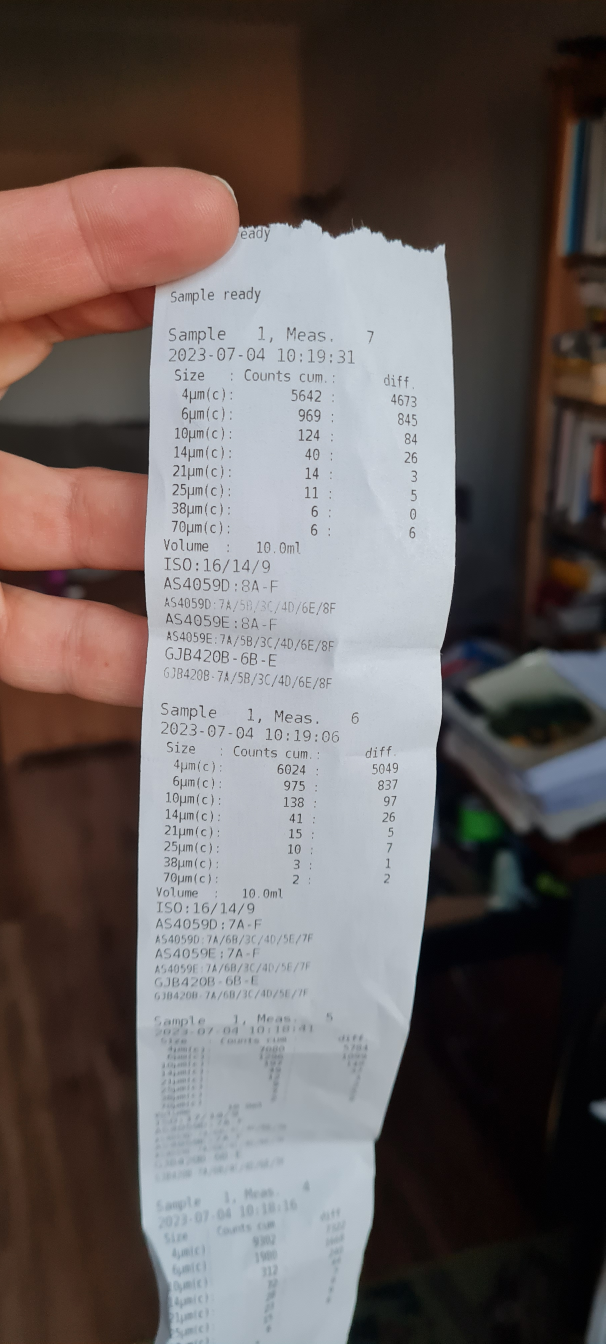
#> input picture s03_home_day.jpg, 1816 x 4032 px (shown at 1/3 size)
$ jupyter execute lab_assistant_day_light.ipynb
#> lines starting #> are read from the running program, lines starting #| are printed output that depends on the picture; after the words box and inside, x2 and y2 are one past the last pixel; in counts of white or black regions, pixels touching at a corner belong together
[cell 1]
# Image scenerio : Day Light - finished -

[cell 2]
# Library preparation
import cv2
import numpy as np
import matplotlib.pyplot as plt

from skimage import data, filters
from scipy import fftpack

[cell 3]
# loading sample - Day Light
img1 = cv2.imread('s03_home_day.jpg')
#> img1 is the input picture: shape (4032, 1816, 3); mean B, G, R 96.5, 97.9, 106.2

[cell 4]
# Image scaling

# [11 lines left out: function image_dimensions_check, not called in this run]

def image_rescale(img):
    # write rescaling code here
    height, width = img.shape[:2]
    # Desired width
    new_width = 1000
    if width > new_width:
        # Calculate the scaling factor
        scaling_factor = new_width / width
        # Calculate the new height while maintaining aspect ratio
        new_height = int(height * scaling_factor)
        # Rescale the image
        rescaled_img = cv2.resize(img, (new_width, new_height))
        return rescaled_img
    else:
        # If width is already less than or equal to 1000, return the original image
        return img

[cell 5]
# Base image transfering functions

# Transfering samples to gray colors
def image_to_gray(img):
    """
    Transfer given image to gray

    Parameters:
    img (ndarray): Image

    Returns:
    ndarray: Image converted to gray scale
    """
    return cv2.cvtColor(img, cv2.COLOR_BGR2GRAY)

# Transfer image to binary image
def image_to_binary(img):
    """
    Transfer given image to binary image

    Parameters:
    img (ndarray): Image

    Returns:
    ndarray: Image converted to binary image
    """
    _, binary_img = cv2.threshold(img, 127,255, cv2.THRESH_BINARY)
    return binary_img

# Gamma correction
def image_gamma_correction(img, c, gamma):
    """
    Add gamma correction to given image

    Parameters:
    img (ndarray): Input image as a numpy array, where pixel values range from 0 to 255.
    c (float): Constant multiplier, typically set to 1 for standard gamma correction.
    gamma (float): Gamma value for the correction. Values >1 darken the image, while values <1 lighten it.

    Returns:
    ndarray: Gamma corrected image with pixel values ranging form 0 to 255.
    """
#> called with c = 2, gamma = 1
    img_corrected = c * (img / 255.0) ** gamma
    img_corrected = np.clip(img_corrected * 255.0, 0, 255).astype(np.uint8)
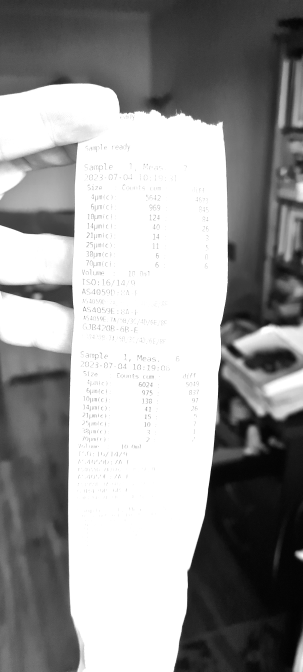
#> img_corrected: shape (4032, 1816) (shown at 1/6 size); min 0, max 255, mean 153.9
    return img_corrected

[cell 6]
# Image filtering functions

# Butterworth filter
def butterworth_filter(image, cutoff, order):
    """
    Apply a Butterworth lowpass filter to an image.

    Parameters:
    image (ndarray): Input image.
    cutoff (float): Cutoff frequency.
    order (int): Order of the filter.

    Returns: ndarray: Filtered image.
    """
    rows, cols = image.shape
    crow, ccol = rows // 2, cols // 2

    # FFT
    dft = fftpack.fftshift(fftpack.fft2(image))

    # Create Butterworth filter
    u = np.arange(-ccol, ccol)
    v = np.arange(-crow, crow)
    U, V = np.meshgrid(u, v)
    D = np.sqrt(U**2 + V**2)
    H = 1 / (1 + (D / cutoff)**(2 * order))
    # Apply filter in frequency domain
    dft_filtered = dft * H
    # Inverse FFT to get the image back
    filtered_img = np.abs(fftpack.ifft2(fftpack.ifftshift(dft_filtered)))

    return filtered_img

# Gausse filter
def gausse_filter(img, sigma):
    """
    Filter image by Gausse filration

    Parameters:
    img (ndarray): Input image.
    sigma (float): Standard deviation of the Gaussian noise.

    Returns: ndarray: Image with Gausse filtration added.
    """
    filtered_img = cv2.GaussianBlur(img, (0, 0), sigma)
    return filtered_img

# Median filter
def median_filter(img, window):
    """
    Filter image by median filration

    Parameters:
    img (ndarray): Input image.
    window (int): window size [window x window]

    Returns: ndarray: Image with median filtration added.
    """
    median_filtrated_img = cv2.medianBlur(img, window)
    return median_filtrated_img

[cell 7]
# This is place to perform image processing

# image to gray
img1_gray = image_to_gray(img1)

# transfer image with gamma correction
img1_gamma1 = image_gamma_correction(img1_gray, 2, 1)
img1_gamma2 = image_gamma_correction(img1_gray, 2, 2)
img1_gamma3 = image_gamma_correction(img1_gray, 15, 10)

[cell 8]
# Show filtered images
plt.figure(figsize=(15, 10))
plt.subplot(1, 4, 1), plt.imshow(img1_gray, cmap='gray'), plt.title('Orginal image')
plt.subplot(1, 4, 2), plt.imshow(img1_gamma1, cmap='gray'), plt.title('Gamma correction1')
plt.subplot(1, 4, 3), plt.imshow(img1_gamma2, cmap='gray'), plt.title('Gamma correction2')
plt.subplot(1, 4, 4), plt.imshow(img1_gamma3, cmap='gray'), plt.title('Gamma correction3')

plt.show()

[cell 9]
# Gamma correction - SUMMARY:
# choose the best gamma here:
img1_gamma_best = img1_gamma3

[cell 10]
# image to binary
img1_binary = image_to_binary(img1_gamma_best)
#> in image_to_binary, `_, binary_img = cv2.threshold(img, 127,255, cv2.THRESH_BINARY)`:
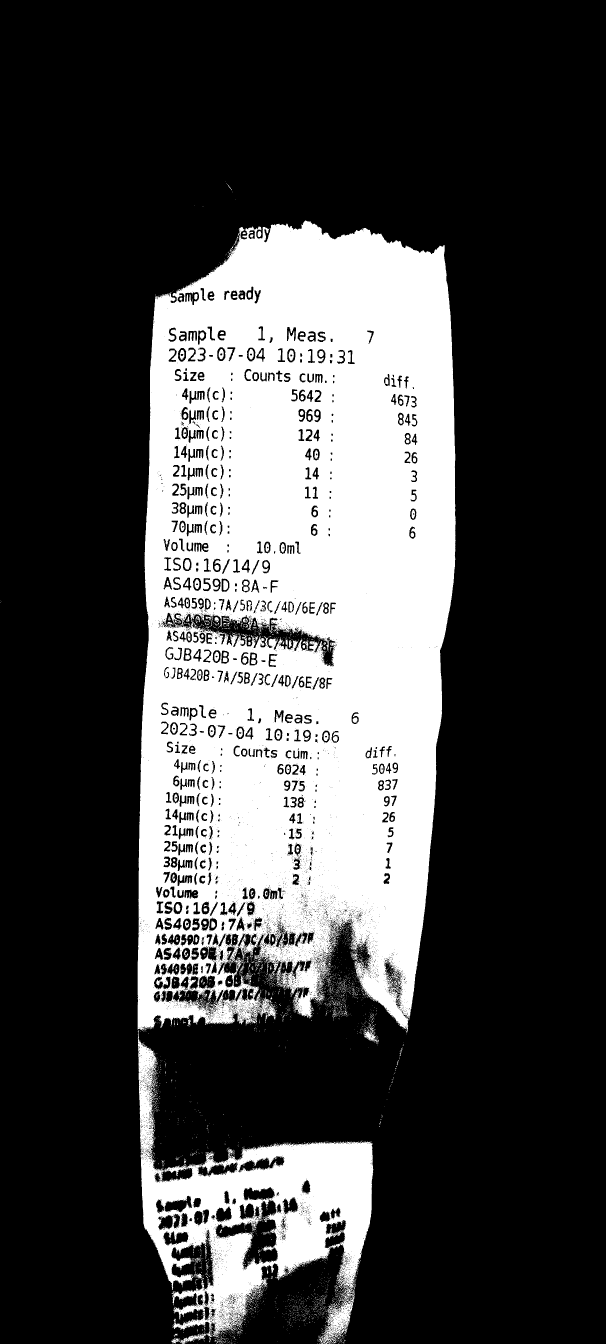
#> binary_img: shape (4032, 1816) (shown at 1/3 size); 27.9% white; 4101 white regions (3828 under 20 px), largest, box (x1, y1, x2, y2) and area: (413, 661, 1367, 3099) 1787779, (413, 3097, 1120, 4032) 222030, (1090, 3093, 1137, 3128) 635
img1_binary_from_base_img = image_to_binary(img1_gray)
#> in image_to_binary (call 2), `_, binary_img = cv2.threshold(img, 127,255, cv2.THRESH_BINARY)`:
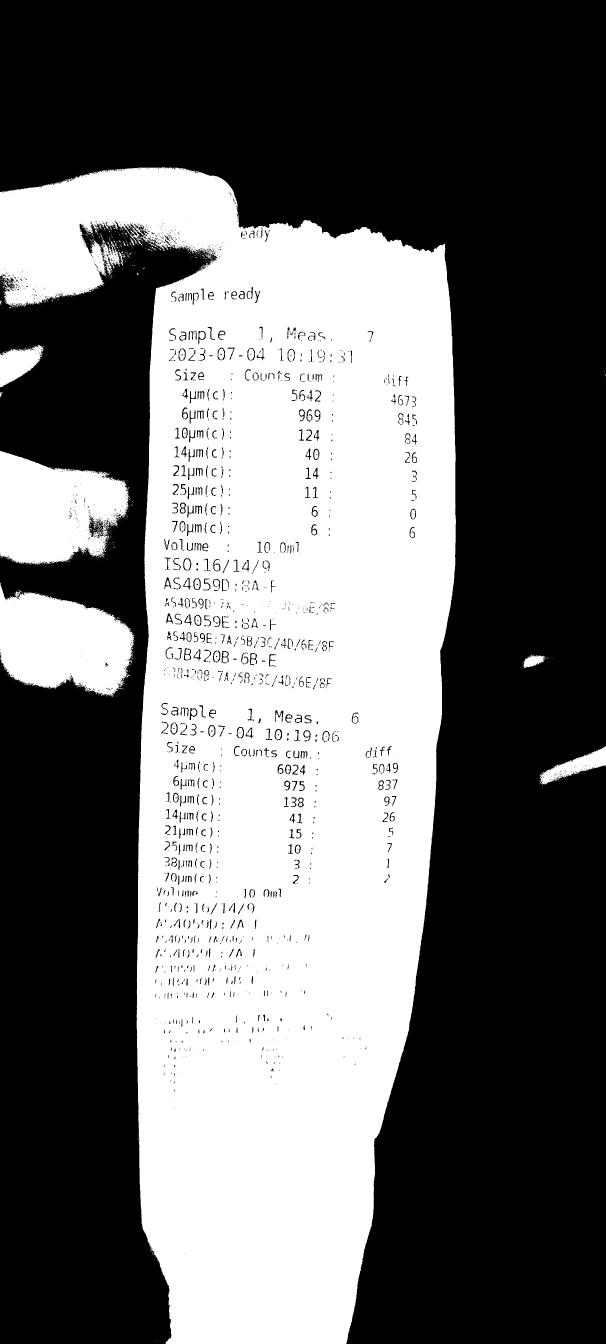
#> binary_img: shape (4032, 1816) (shown at 1/3 size); 42% white; 911 white regions (827 under 20 px), largest, box (x1, y1, x2, y2) and area: (0, 502, 1368, 4032) 2851629, (0, 1352, 391, 1695) 94605, (0, 1748, 403, 2089) 94603

[cell 11]
# Show filtered images
plt.figure(figsize=(15, 10))
plt.subplot(1, 3, 1), plt.imshow(img1_gamma2, cmap='gray'), plt.title('Gamma corrected image')
plt.subplot(1, 3, 2), plt.imshow(img1_binary_from_base_img, cmap='gray'), plt.title('Binary from base image')
plt.subplot(1, 3, 3), plt.imshow(img1_binary, cmap='gray'), plt.title('Binary image')
plt.show()

[cell 12]
# code image GAUSSE filtering tests
img1_gausse_filter1 = gausse_filter(img1_binary, 0.5)
img1_gausse_filter2 = gausse_filter(img1_binary, 1)

# Show GAUSSE filtered images
plt.figure(figsize=(15, 10))
plt.subplot(1, 3, 1), plt.imshow(img1_binary, cmap='gray'), plt.title('Orginal image')
plt.subplot(1, 3, 2), plt.imshow(img1_gausse_filter1, cmap='gray'), plt.title('Gausse correction 1')
plt.subplot(1, 3, 3), plt.imshow(img1_gausse_filter2, cmap='gray'), plt.title('Gausse correction 2')
plt.show()


img1_butterworth_filter = butterworth_filter(img1_binary, 250, 70)

[cell 13]
# code image BUTTERWORTH filtering tests
img1_butterworth_filter1 = butterworth_filter(img1_binary, 250, 70)
img1_butterworth_filter2 = butterworth_filter(img1_binary, 250, 10)
img1_butterworth_filter3 = butterworth_filter(img1_binary, 150, 20)
#> call 4 of butterworth_filter, with cutoff = 150, order = 20
#> in butterworth_filter (call 4), `filtered_img = np.abs(fftpack.ifft2(fftpack.ifftshift(dft_filtered)))`:
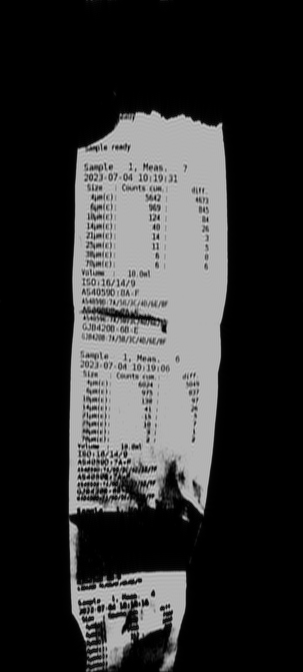
#> filtered_img: shape (4032, 1816) float64 (shown at 1/6 size); min 3.18e-14, max 362.6, mean 71.9; drawn with min black and max white

# Show BUTTERWORTH filtered images
plt.figure(figsize=(15, 10))
plt.subplot(1, 4, 1), plt.imshow(img1_binary, cmap='gray'), plt.title('Orginal image')
plt.subplot(1, 4, 2), plt.imshow(img1_butterworth_filter1, cmap='gray'), plt.title('Butterworth correction 1')
plt.subplot(1, 4, 3), plt.imshow(img1_butterworth_filter2, cmap='gray'), plt.title('Butterworth correction 2')
plt.subplot(1, 4, 4), plt.imshow(img1_butterworth_filter3, cmap='gray'), plt.title('Butterworth correction 3')
plt.show()

[cell 14]
# Butterworth correction - SUMMARY:
# choose the best butterworth img here:
img1_butter_best = img1_butterworth_filter2

[cell 15]
# code image MEDIAN filtering tests
img1_median_filter1 = median_filter(img1_binary, 1)
img1_median_filter2 = median_filter(img1_binary, 5)
img1_median_filter3 = median_filter(img1_binary, 11)

# Show MEDIAN filtered images
plt.figure(figsize=(15, 10))
plt.subplot(1, 4, 1), plt.imshow(img1_binary, cmap='gray'), plt.title('Orginal image')
plt.subplot(1, 4, 2), plt.imshow(img1_median_filter1, cmap='gray'), plt.title('Median correction 1')
plt.subplot(1, 4, 3), plt.imshow(img1_median_filter2, cmap='gray'), plt.title('Median correction 2')
plt.subplot(1, 4, 4), plt.imshow(img1_median_filter3, cmap='gray'), plt.title('Median correction 3')
plt.show()

[cell 16]
# Median correction - SUMMARY:
# choose the best median img here:
img1_median_best = img1_median_filter1

[cell 17]
# rescaale images for better accuracy of tesseract OCR libary
# Warning !
# rescale ONLY after imgae processing for best results

img1_rescaled = image_rescale(img1)
img1_gamma3_rescaled = image_rescale(img1_gamma_best)
img1_binary_rescaled = image_rescale(img1_binary)
#> in image_rescale (call 3), `rescaled_img = cv2.resize(img, (new_width, new_height))`:
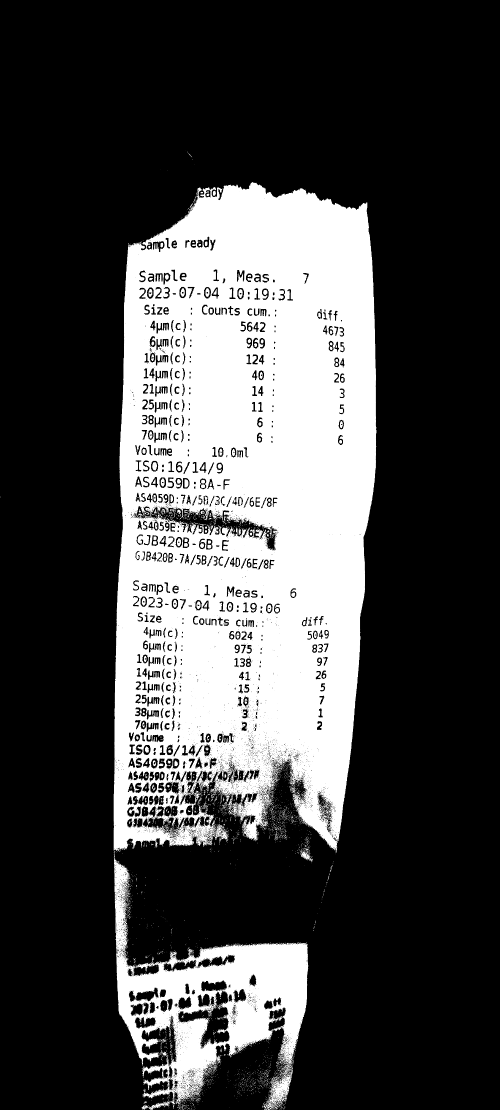
#> rescaled_img: shape (2220, 1000) (shown at 1/2 size); min 0, max 255, mean 71.2
img1_butter_rescaled = image_rescale(img1_butter_best)
img1_median_filter2_rescaled = image_rescale(img1_median_best)

[cell 18]
# Saving processed images to
path = "C:\\VirtualServer\\reuslts_meas\\processed_img\\"

# base image
cv2.imwrite(path+"img1.tif", img1_rescaled)

# Best gamma corrected image
cv2.imwrite(path+"img1_gamma.tif", img1_gamma3_rescaled)

# Best binary image
cv2.imwrite(path+"img1_binary.tif", img1_binary_rescaled)

# Best butterworth correction image
cv2.imwrite(path+"img1_butterworth.tif", img1_butter_rescaled)

# Best median correction image
cv2.imwrite(path+"img1_median.tif", img1_median_filter2_rescaled)
#> Out = True

$ run again, with s01_light_daylight1.jpg copied over s03_home_day.jpg
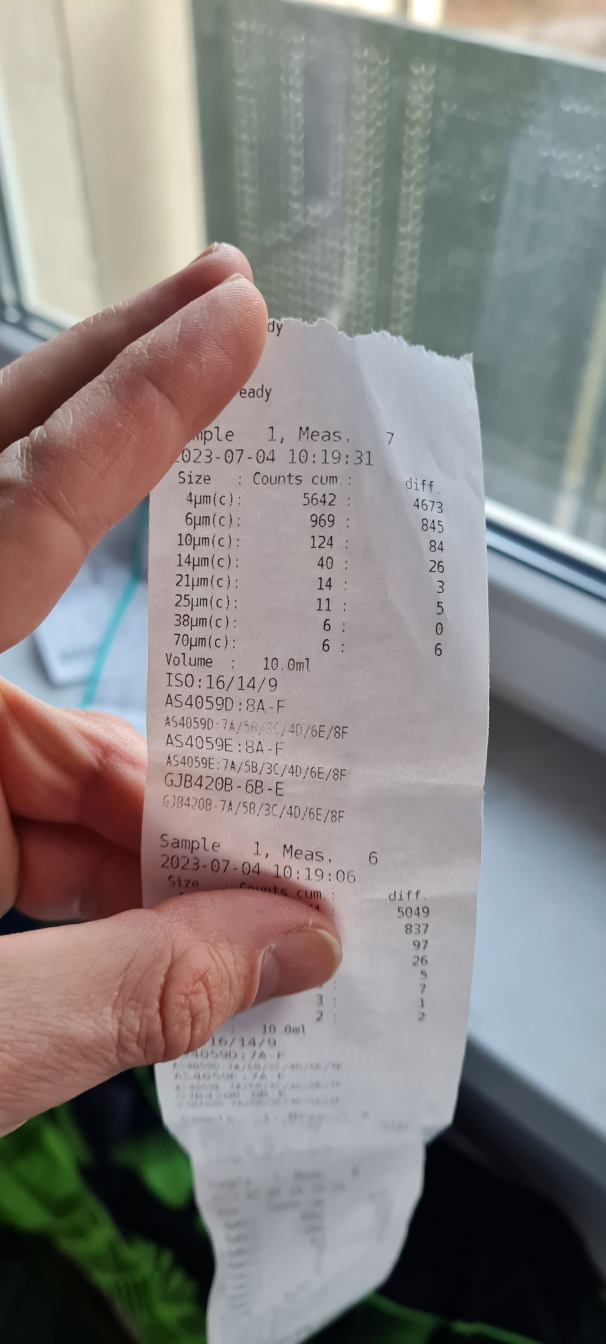
#> input picture s01_light_daylight1.jpg, 1816 x 4032 px (shown at 1/3 size)
#> img1 is the input picture: shape (4032, 1816, 3); mean B, G, R 129.8, 131.9, 137
#> binary_img: shape (4032, 1816); 13.9% white; 8619 white regions (8345 under 20 px), largest, box (x1, y1, x2, y2) and area: (0, 0, 616, 986) 435926, (1057, 992, 1816, 2360) 199999, (1206, 2398, 1699, 3276) 93689
#> in image_to_binary (call 2), `_, binary_img = cv2.threshold(img, 127,255, cv2.THRESH_BINARY)`:
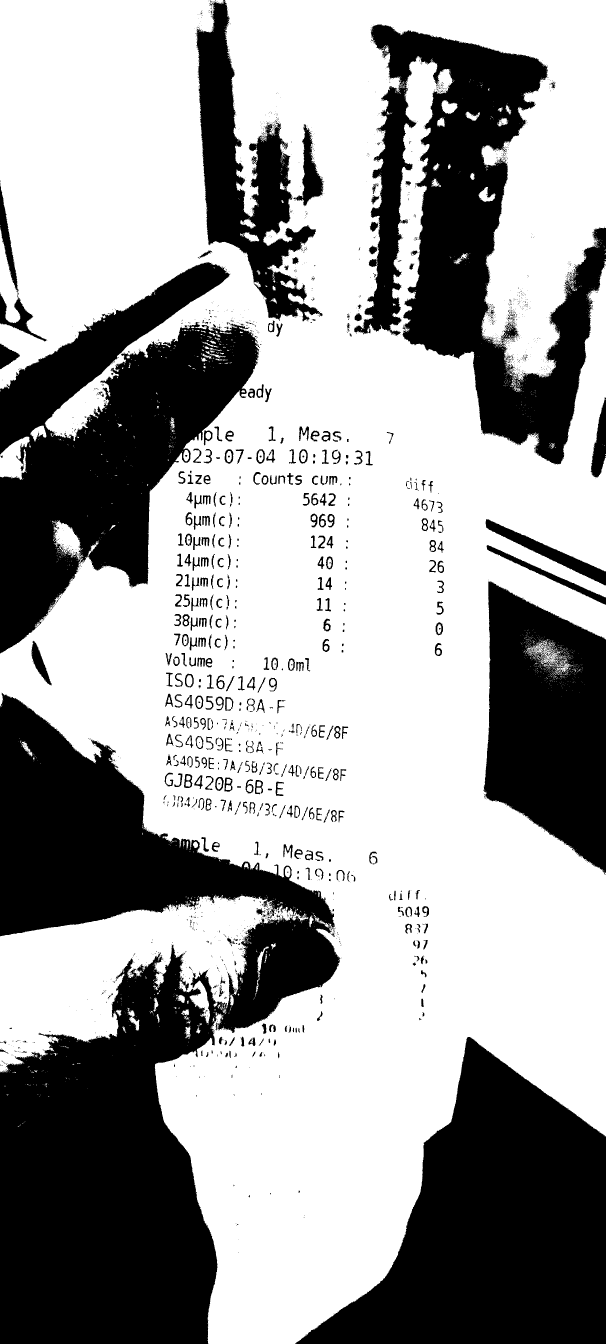
#> binary_img: shape (4032, 1816) (shown at 1/3 size); 62.6% white; 3144 black regions (2633 under 20 px), largest, box (x1, y1, x2, y2) and area: (0, 2078, 1022, 4032) 953500, (885, 3111, 1816, 4032) 476390, (0, 786, 778, 1961) 423106
#> median_filtrated_img: shape (4032, 1816); 13.8% white; 677 white regions (510 under 20 px), largest, box (x1, y1, x2, y2) and area: (0, 0, 615, 986) 438403, (1061, 993, 1816, 2097) 200247, (1206, 2534, 1693, 3275) 99866
#> in median_filter (call 3), `median_filtrated_img = cv2.medianBlur(img, window)`:
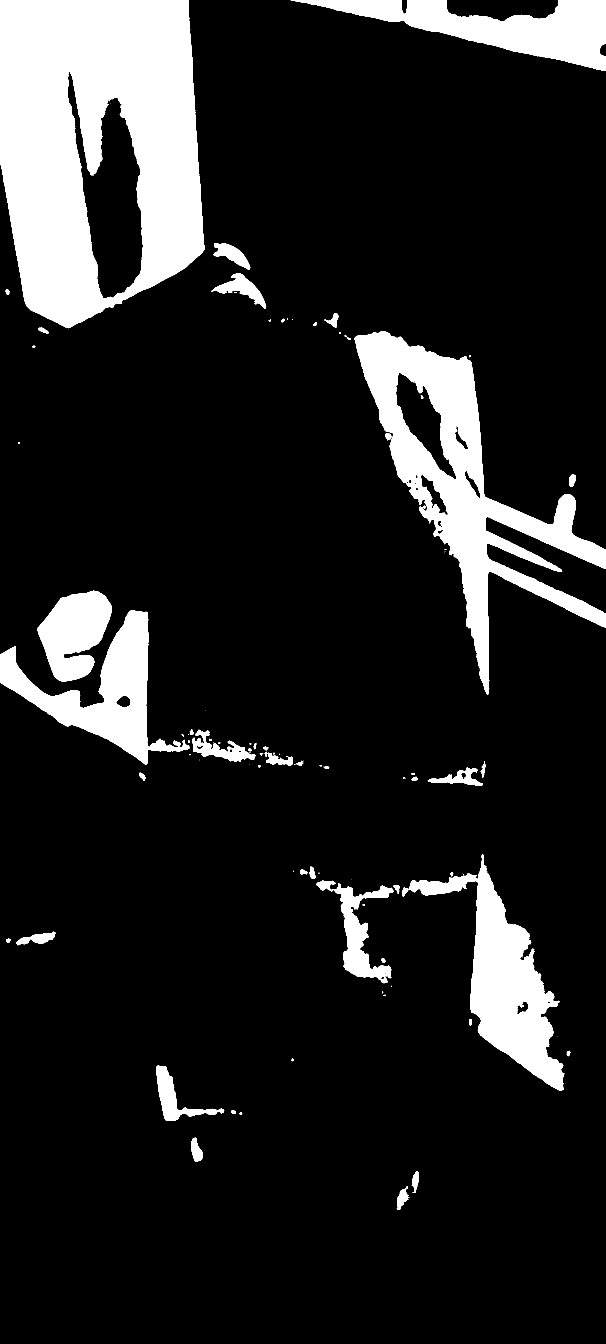
#> median_filtrated_img: shape (4032, 1816) (shown at 1/3 size); 13.7% white; 128 white regions (64 under 20 px), largest, box (x1, y1, x2, y2) and area: (0, 0, 614, 985) 438636, (1063, 993, 1816, 2083) 201294, (1207, 2563, 1693, 3272) 100583
#> rescaled_img: shape (2220, 1000)
#> Out = True
